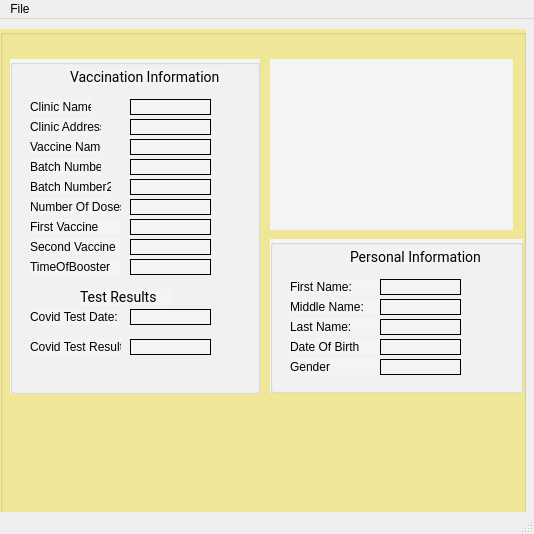
<?xml version="1.0" encoding="UTF-8"?>
<ui version="4.0">
 <class>MainWindow</class>
 <widget class="QMainWindow" name="MainWindow">
  <property name="geometry">
   <rect>
    <x>0</x>
    <y>0</y>
    <width>534</width>
    <height>534</height>
   </rect>
  </property>
  <property name="windowTitle">
   <string>MainWindow</string>
  </property>
  <widget class="QWidget" name="centralwidget">
   <widget class="QGroupBox" name="groupBox">
    <property name="geometry">
     <rect>
      <x>0</x>
      <y>10</y>
      <width>526</width>
      <height>494</height>
     </rect>
    </property>
    <property name="styleSheet">
     <string notr="true">background: rgba(247, 225, 24, 0.4);</string>
    </property>
    <property name="title">
     <string/>
    </property>
    <widget class="QGroupBox" name="groupBox_2">
     <property name="geometry">
      <rect>
       <x>10</x>
       <y>30</y>
       <width>250</width>
       <height>335</height>
      </rect>
     </property>
     <property name="styleSheet">
      <string notr="true">background-color: rgb(244, 244, 244);</string>
     </property>
     <property name="title">
      <string/>
     </property>
     <widget class="QLabel" name="label_2">
      <property name="geometry">
       <rect>
        <x>60</x>
        <y>10</y>
        <width>151</width>
        <height>16</height>
       </rect>
      </property>
      <property name="styleSheet">
       <string notr="true">font-family: Roboto;
font-style: normal;
font-weight: normal;
font-size: 14px;
line-height: 16px;

color: #000000;</string>
      </property>
      <property name="text">
       <string>Vaccination Information</string>
      </property>
     </widget>
     <widget class="QLabel" name="label_3">
      <property name="geometry">
       <rect>
        <x>20</x>
        <y>40</y>
        <width>61</width>
        <height>16</height>
       </rect>
      </property>
      <property name="text">
       <string>Clinic Name</string>
      </property>
     </widget>
     <widget class="QLabel" name="label_4">
      <property name="geometry">
       <rect>
        <x>20</x>
        <y>60</y>
        <width>71</width>
        <height>16</height>
       </rect>
      </property>
      <property name="text">
       <string>Clinic Address</string>
      </property>
     </widget>
     <widget class="QLabel" name="label_5">
      <property name="geometry">
       <rect>
        <x>20</x>
        <y>80</y>
        <width>71</width>
        <height>16</height>
       </rect>
      </property>
      <property name="text">
       <string>Vaccine Name</string>
      </property>
     </widget>
     <widget class="QLabel" name="label_6">
      <property name="geometry">
       <rect>
        <x>20</x>
        <y>100</y>
        <width>71</width>
        <height>16</height>
       </rect>
      </property>
      <property name="text">
       <string>Batch Number1</string>
      </property>
     </widget>
     <widget class="QLabel" name="label_7">
      <property name="geometry">
       <rect>
        <x>20</x>
        <y>120</y>
        <width>81</width>
        <height>16</height>
       </rect>
      </property>
      <property name="text">
       <string>Batch Number2</string>
      </property>
     </widget>
     <widget class="QLabel" name="label_8">
      <property name="geometry">
       <rect>
        <x>20</x>
        <y>140</y>
        <width>91</width>
        <height>16</height>
       </rect>
      </property>
      <property name="text">
       <string>Number Of Doses</string>
      </property>
     </widget>
     <widget class="QLabel" name="label_9">
      <property name="geometry">
       <rect>
        <x>20</x>
        <y>160</y>
        <width>91</width>
        <height>16</height>
       </rect>
      </property>
      <property name="text">
       <string>First Vaccine</string>
      </property>
     </widget>
     <widget class="QLabel" name="label_10">
      <property name="geometry">
       <rect>
        <x>20</x>
        <y>180</y>
        <width>91</width>
        <height>16</height>
       </rect>
      </property>
      <property name="text">
       <string>Second Vaccine</string>
      </property>
     </widget>
     <widget class="QLabel" name="label_11">
      <property name="geometry">
       <rect>
        <x>20</x>
        <y>200</y>
        <width>91</width>
        <height>16</height>
       </rect>
      </property>
      <property name="text">
       <string>TimeOfBooster</string>
      </property>
     </widget>
     <widget class="QLabel" name="label_12">
      <property name="geometry">
       <rect>
        <x>70</x>
        <y>230</y>
        <width>91</width>
        <height>16</height>
       </rect>
      </property>
      <property name="styleSheet">
       <string notr="true">font-family: Roboto;
font-style: normal;
font-weight: normal;
font-size: 14px;
line-height: 16px;

color: #000000;</string>
      </property>
      <property name="text">
       <string>Test Results</string>
      </property>
     </widget>
     <widget class="QLabel" name="label_13">
      <property name="geometry">
       <rect>
        <x>20</x>
        <y>250</y>
        <width>91</width>
        <height>16</height>
       </rect>
      </property>
      <property name="text">
       <string>Covid Test Date:</string>
      </property>
     </widget>
     <widget class="QLabel" name="label_14">
      <property name="geometry">
       <rect>
        <x>20</x>
        <y>280</y>
        <width>91</width>
        <height>16</height>
       </rect>
      </property>
      <property name="text">
       <string>Covid Test Result:</string>
      </property>
     </widget>
     <widget class="QLabel" name="label_21">
      <property name="geometry">
       <rect>
        <x>120</x>
        <y>40</y>
        <width>81</width>
        <height>16</height>
       </rect>
      </property>
      <property name="frameShape">
       <enum>QFrame::Panel</enum>
      </property>
      <property name="text">
       <string/>
      </property>
     </widget>
     <widget class="QLabel" name="label_22">
      <property name="geometry">
       <rect>
        <x>120</x>
        <y>60</y>
        <width>81</width>
        <height>16</height>
       </rect>
      </property>
      <property name="frameShape">
       <enum>QFrame::Panel</enum>
      </property>
      <property name="text">
       <string/>
      </property>
     </widget>
     <widget class="QLabel" name="label_23">
      <property name="geometry">
       <rect>
        <x>120</x>
        <y>80</y>
        <width>81</width>
        <height>16</height>
       </rect>
      </property>
      <property name="frameShape">
       <enum>QFrame::Panel</enum>
      </property>
      <property name="text">
       <string/>
      </property>
     </widget>
     <widget class="QLabel" name="label_24">
      <property name="geometry">
       <rect>
        <x>120</x>
        <y>100</y>
        <width>81</width>
        <height>16</height>
       </rect>
      </property>
      <property name="frameShape">
       <enum>QFrame::Panel</enum>
      </property>
      <property name="text">
       <string/>
      </property>
     </widget>
     <widget class="QLabel" name="label_25">
      <property name="geometry">
       <rect>
        <x>120</x>
        <y>120</y>
        <width>81</width>
        <height>16</height>
       </rect>
      </property>
      <property name="frameShape">
       <enum>QFrame::Panel</enum>
      </property>
      <property name="text">
       <string/>
      </property>
     </widget>
     <widget class="QLabel" name="label_26">
      <property name="geometry">
       <rect>
        <x>120</x>
        <y>140</y>
        <width>81</width>
        <height>16</height>
       </rect>
      </property>
      <property name="frameShape">
       <enum>QFrame::Panel</enum>
      </property>
      <property name="text">
       <string/>
      </property>
     </widget>
     <widget class="QLabel" name="label_27">
      <property name="geometry">
       <rect>
        <x>120</x>
        <y>160</y>
        <width>81</width>
        <height>16</height>
       </rect>
      </property>
      <property name="frameShape">
       <enum>QFrame::Panel</enum>
      </property>
      <property name="text">
       <string/>
      </property>
     </widget>
     <widget class="QLabel" name="label_28">
      <property name="geometry">
       <rect>
        <x>120</x>
        <y>180</y>
        <width>81</width>
        <height>16</height>
       </rect>
      </property>
      <property name="frameShape">
       <enum>QFrame::Panel</enum>
      </property>
      <property name="text">
       <string/>
      </property>
     </widget>
     <widget class="QLabel" name="label_29">
      <property name="geometry">
       <rect>
        <x>120</x>
        <y>200</y>
        <width>81</width>
        <height>16</height>
       </rect>
      </property>
      <property name="frameShape">
       <enum>QFrame::Panel</enum>
      </property>
      <property name="text">
       <string/>
      </property>
     </widget>
     <widget class="QLabel" name="label_30">
      <property name="geometry">
       <rect>
        <x>120</x>
        <y>250</y>
        <width>81</width>
        <height>16</height>
       </rect>
      </property>
      <property name="frameShape">
       <enum>QFrame::Panel</enum>
      </property>
      <property name="text">
       <string/>
      </property>
     </widget>
     <widget class="QLabel" name="label_31">
      <property name="geometry">
       <rect>
        <x>120</x>
        <y>280</y>
        <width>81</width>
        <height>16</height>
       </rect>
      </property>
      <property name="frameShape">
       <enum>QFrame::Panel</enum>
      </property>
      <property name="text">
       <string/>
      </property>
     </widget>
    </widget>
    <widget class="QGroupBox" name="groupBox_3">
     <property name="geometry">
      <rect>
       <x>270</x>
       <y>210</y>
       <width>253</width>
       <height>154</height>
      </rect>
     </property>
     <property name="styleSheet">
      <string notr="true">background-color: rgb(244, 244, 244);</string>
     </property>
     <property name="title">
      <string/>
     </property>
     <widget class="QLabel" name="label_15">
      <property name="geometry">
       <rect>
        <x>20</x>
        <y>40</y>
        <width>91</width>
        <height>16</height>
       </rect>
      </property>
      <property name="text">
       <string>First Name:</string>
      </property>
     </widget>
     <widget class="QLabel" name="label_16">
      <property name="geometry">
       <rect>
        <x>80</x>
        <y>10</y>
        <width>131</width>
        <height>16</height>
       </rect>
      </property>
      <property name="styleSheet">
       <string notr="true">font-family: Roboto;
font-style: normal;
font-weight: normal;
font-size: 14px;
line-height: 16px;

color: #000000;</string>
      </property>
      <property name="text">
       <string>Personal Information</string>
      </property>
     </widget>
     <widget class="QLabel" name="label_17">
      <property name="geometry">
       <rect>
        <x>20</x>
        <y>60</y>
        <width>91</width>
        <height>16</height>
       </rect>
      </property>
      <property name="text">
       <string>Middle Name:</string>
      </property>
     </widget>
     <widget class="QLabel" name="label_18">
      <property name="geometry">
       <rect>
        <x>20</x>
        <y>80</y>
        <width>91</width>
        <height>16</height>
       </rect>
      </property>
      <property name="text">
       <string>Last Name:</string>
      </property>
     </widget>
     <widget class="QLabel" name="label_19">
      <property name="geometry">
       <rect>
        <x>20</x>
        <y>100</y>
        <width>91</width>
        <height>16</height>
       </rect>
      </property>
      <property name="text">
       <string>Date Of Birth</string>
      </property>
     </widget>
     <widget class="QLabel" name="label_20">
      <property name="geometry">
       <rect>
        <x>20</x>
        <y>120</y>
        <width>91</width>
        <height>16</height>
       </rect>
      </property>
      <property name="text">
       <string>Gender</string>
      </property>
     </widget>
     <widget class="QLabel" name="label_32">
      <property name="geometry">
       <rect>
        <x>110</x>
        <y>40</y>
        <width>81</width>
        <height>16</height>
       </rect>
      </property>
      <property name="frameShape">
       <enum>QFrame::Panel</enum>
      </property>
      <property name="text">
       <string/>
      </property>
     </widget>
     <widget class="QLabel" name="label_33">
      <property name="geometry">
       <rect>
        <x>110</x>
        <y>60</y>
        <width>81</width>
        <height>16</height>
       </rect>
      </property>
      <property name="frameShape">
       <enum>QFrame::Panel</enum>
      </property>
      <property name="text">
       <string/>
      </property>
     </widget>
     <widget class="QLabel" name="label_34">
      <property name="geometry">
       <rect>
        <x>110</x>
        <y>80</y>
        <width>81</width>
        <height>16</height>
       </rect>
      </property>
      <property name="frameShape">
       <enum>QFrame::Panel</enum>
      </property>
      <property name="text">
       <string/>
      </property>
     </widget>
     <widget class="QLabel" name="label_35">
      <property name="geometry">
       <rect>
        <x>110</x>
        <y>100</y>
        <width>81</width>
        <height>16</height>
       </rect>
      </property>
      <property name="frameShape">
       <enum>QFrame::Panel</enum>
      </property>
      <property name="text">
       <string/>
      </property>
     </widget>
     <widget class="QLabel" name="label_36">
      <property name="geometry">
       <rect>
        <x>110</x>
        <y>120</y>
        <width>81</width>
        <height>16</height>
       </rect>
      </property>
      <property name="frameShape">
       <enum>QFrame::Panel</enum>
      </property>
      <property name="text">
       <string/>
      </property>
     </widget>
    </widget>
    <widget class="QLabel" name="label">
     <property name="geometry">
      <rect>
       <x>270</x>
       <y>30</y>
       <width>243</width>
       <height>171</height>
      </rect>
     </property>
     <property name="styleSheet">
      <string notr="true">background-color: rgb(244, 244, 244);</string>
     </property>
     <property name="text">
      <string/>
     </property>
    </widget>
   </widget>
  </widget>
  <widget class="QMenuBar" name="menubar">
   <property name="geometry">
    <rect>
     <x>0</x>
     <y>0</y>
     <width>534</width>
     <height>21</height>
    </rect>
   </property>
   <widget class="QMenu" name="menuFile">
    <property name="title">
     <string>File</string>
    </property>
    <addaction name="actionView_Documents"/>
    <addaction name="actionCertificate"/>
    <addaction name="actionReport_Issue"/>
    <addaction name="actionLogout"/>
   </widget>
   <addaction name="menuFile"/>
  </widget>
  <widget class="QStatusBar" name="statusbar"/>
  <action name="actionView_Documents">
   <property name="text">
    <string>View Documents</string>
   </property>
  </action>
  <action name="actionCertificate">
   <property name="text">
    <string>Certificate</string>
   </property>
  </action>
  <action name="actionReport_Issue">
   <property name="text">
    <string>Report Issue</string>
   </property>
  </action>
  <action name="actionLogout">
   <property name="text">
    <string>Logout</string>
   </property>
  </action>
 </widget>
 <resources/>
 <connections/>
</ui>
